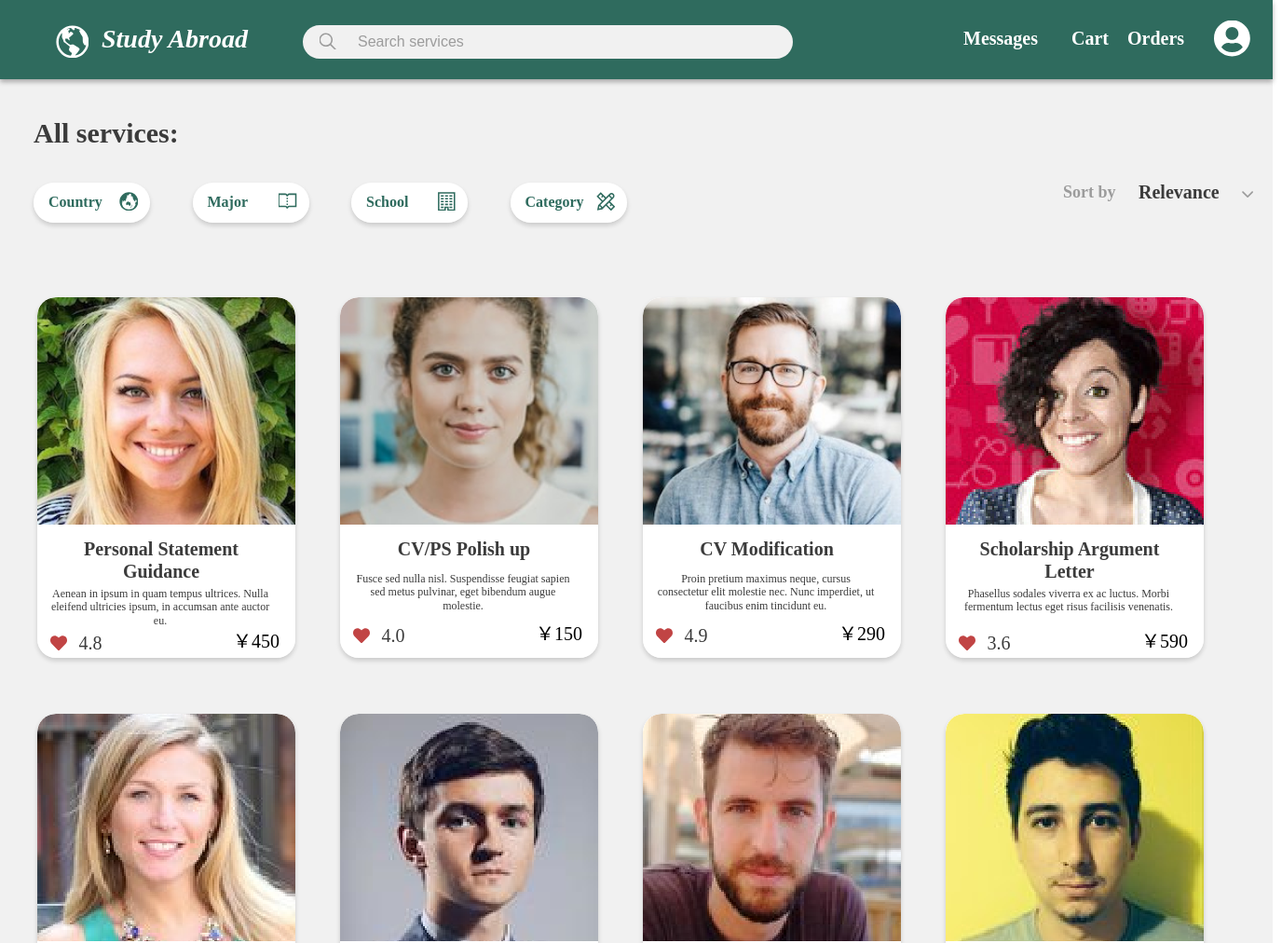
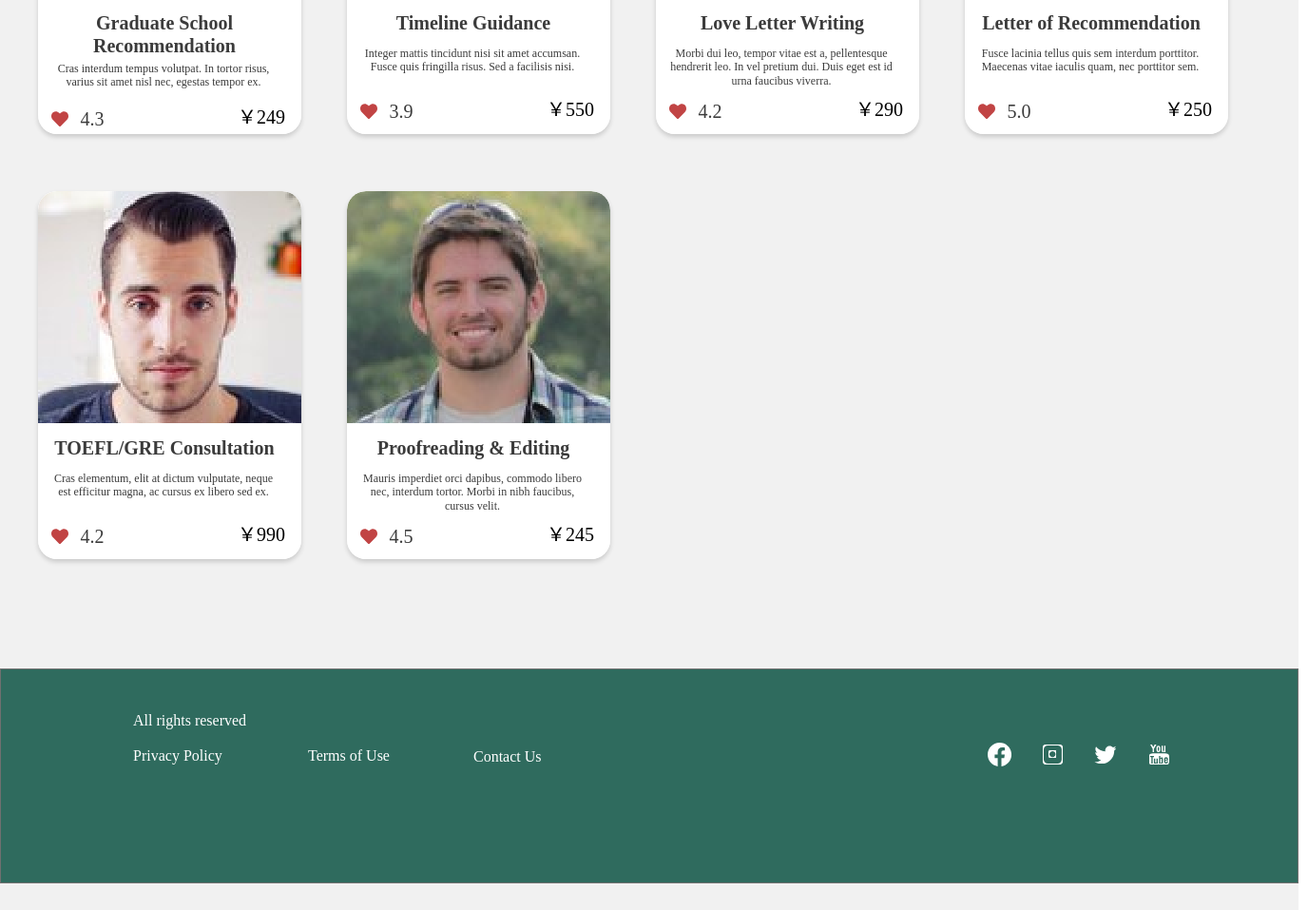
The app's page /Pages/Search_Page.php with its own data (2 pictures, top to bottom).
### tables this page shows
CREATE TABLE `service` (
  `id` int(100) NOT NULL,
  `cat_id` int(100) NOT NULL,
  `pro_rate` decimal(2,1) NOT NULL,
  `name` varchar(250) NOT NULL,
  `price` int(100) NOT NULL,
  `description` varchar(3000) NOT NULL,
  `image_path` varchar(300) NOT NULL,
  `seller_id` int(10) NOT NULL
);

### Pages/Search_Page.php (the view, shortened to what this page needs)
<?php
include("includes/db.php");
function getPro(){
    global $con;
    $get_pro = "";
    if(!isset($_GET['cat']) && !isset($_GET['brand']) && !isset($_GET['search'])) {
        $get_pro = "select * from service order by RAND()";
    } else if(isset($_GET['search'])){
        $search_query = $_GET['user_query'];
        $get_pro = "select * from service where name like '%$search_query%' order by RAND()";
    }
    $run_pro = mysqli_query($con,$get_pro);
    while($row_pro = mysqli_fetch_array($run_pro)){
        $pro_rate = $row_pro['pro_rate'];
        $pro_des = $row_pro['description'];
        $pro_title = $row_pro['name'];
        $pro_price = $row_pro['price'];
        $pro_image = $row_pro['image_path'];
        $service_id = $row_pro['id'];
        echo "
            <div class='e0j0xajd block'>
                <a href='Detail.php?id=$service_id' style='float: left'>
                    <img src='./images/$pro_image' class='e07p1abp' srcset='./images/$pro_image 1x'>
                </a>
                <div class='block e0ck0c4l'>
                    <p class='e05pfjis text'>$pro_title</p>
                    <p class='e0fyk908 text'>$pro_des</p>
                    <div class='e0db5s3r block'>
                        <div class='block e0e0t14n'><svg class='e0j8gg3j' viewBox='0 2 18 16' xmlns='http://www.w3.org/2000/svg'>
                                <path d='M 16.25198745727539 3.324594259262085 C 14.32546329498291 1.682828426361084 11.46028327941895 1.978135108947754 9.691959381103516 3.802709817886353 L 8.999393463134766 4.516368389129639 L 8.306828498840332 3.802709817886353 C 6.542019367218018 1.978135108947754 3.673326015472412 1.682828426361084 1.746800780296326 3.324594259262085 C -0.4609696269035339 5.208931446075439 -0.5769829750061035 8.590899467468262 1.398759961128235 10.63343524932861 L 8.201362609863281 17.65752410888672 C 8.640806198120117 18.11103248596191 9.354465484619141 18.11103248596191 9.793910980224609 17.65752410888672 L 16.59651184082031 10.63343715667725 C 18.57577323913574 8.590899467468262 18.45976448059082 5.208934307098389 16.25198745727539 3.324594259262085 Z' id='node-w0tw13' fill='rgb(193, 68, 68)' stroke='none'></path>
                            </svg>
                            <p class='e0xiuqug text'>$pro_rate</p>
                        </div>
                        <div class='block e0tf1t83'>
                            <p class='text e0xlortr'>￥</p>
                            <p class='text e026a44x'>$pro_price</p>
                        </div>
                    </div>
                </div>
            </div>
        ";
    }
}
?>
<!doctype html>
<html lang="en">
<head>
  <link rel="stylesheet" href="styles/reset.css">
  <link rel="stylesheet" href="styles/Search_Page.css">
</head>
<body>
  <div class="e0zm4k0j block">
      <nav class="e03944o1 block">
          <div class="block e0p8o6jb">
              <a href="Homepage.php" style="display: grid; grid-auto-flow: column">
                  <div class="e0lythul block"></div>
                  <p class="e0x0qwtw text">Study Abroad</p>
              </a>
              <div class="e0nirdj7 block">
                  <div class="e0fx3vqp text">
                      <form method="get">
                          <input type="text" class="input-box" name="user_query" placeholder="Search services">
                      </form>
                  </div>
              </div>
          </div>
          <div class="block e0u792m5">
              <a href="Message.php">
                  <p class="e0bnc0tx text">Messages</p>
              </a>
              <a href="Cart.php">
                  <p class="e04zk4oa text">Cart</p>
              </a>
              <a href="Orders.php">
                  <p class="e0i7k6at text">Orders</p>
              </a>
              <a  href="Profile.php">
              </a>
          </div>
      </nav>
        <?php
            if (!isset($_GET['search'])){
                echo "<p class='e0524ocf text'>All services:</p>";
            }else{
                $search_query = $_GET['user_query'];
                echo "<p class='e0524ocf text'>Results for \"$search_query\"</p>";
            }
        ?>
    <div class="e0uvjy1a block">
      <div class="block e0cct7hx">
        <a class="e0j6r5bb block" href=''>
          <p class="e05jq98t text">Country</p>
        </a>
        <a class="e0nhukd1 block" href=''>
          <p class="e0zgo1ba text">Major</p>
        </a>
        <a class="e0z2do17 block" href=''>
          <p class="e0xoiirv text">School</p>
        </a>
        <a class="e0h6333o block" href=''>
          <p class="e03co9k8 text">Category</p>
        </a>
      </div>
      <div class="block e0lxxouu">
        <p class="e0f7ccwq text">Sort by</p>
        <a class="e0nrl04h text" href="">Relevance</a>
        <div class="block e06buo68"></div>
      </div>
    </div>
        <div class="products_box">
            <?php getPro(); ?>
        </div>
    <div class="e07hpde8 block">
      <div class="e0ntqfc7 block">
        <p class="e0hm8so4 text">All rights reserved</p>
        <div class="e0wcm9s5 block">
          <p class="e0wr2x42 text">Privacy Policy</p>
          <p class="e07b7k0i text">Terms of Use</p>
        </div>
      </div>
      <p class="e0bw5x5c text">Contact Us</p>
      <div class="e0ekggms block">
        <div class="e0aik59c block"></div>
      </div>
    </div>
  </div>
</body>
</html>

### records on screen
service: image_path (picture), name "Personal Statement Guidance", description "Aenean in ipsum in quam tempus ultrices. Nulla eleifend ultricies ipsum, in accumsan ante auctor eu.", pro_rate "4.8", price "450"
service: image_path (picture), name "CV/PS Polish up", description "Fusce sed nulla nisl. Suspendisse feugiat sapien sed metus pulvinar, eget bibendum augue molestie.", pro_rate "4.0", price "150"
service: image_path (picture), name "CV Modification", description "Proin pretium maximus neque, cursus consectetur elit molestie nec. Nunc imperdiet, ut faucibus enim tincidunt eu.", pro_rate "4.9", price "290"
service: image_path (picture), name "Scholarship Argument Letter", description "Phasellus sodales viverra ex ac luctus. Morbi fermentum lectus eget risus facilisis venenatis.", pro_rate "3.6", price "590"
service: image_path (picture), name "Graduate School Recommendation", description "Cras interdum tempus volutpat. In tortor risus, varius sit amet nisl nec, egestas tempor ex.", pro_rate "4.3", price "249"
service: image_path (picture), name "Timeline Guidance", description "Integer mattis tincidunt nisi sit amet accumsan. Fusce quis fringilla risus. Sed a facilisis nisi.", pro_rate "3.9", price "550"
service: image_path (picture), name "Love Letter Writing", description "Morbi dui leo, tempor vitae est a, pellentesque hendrerit leo. In vel pretium dui. Duis eget est id urna faucibus viverra.", pro_rate "4.2", price "290"
service: image_path (picture), name "Letter of Recommendation", description "Fusce lacinia tellus quis sem interdum porttitor. Maecenas vitae iaculis quam, nec porttitor sem.", pro_rate "5.0", price "250"
service: image_path (picture), name "TOEFL/GRE Consultation", description "Cras elementum, elit at dictum vulputate, neque est efficitur magna, ac cursus ex libero sed ex.", pro_rate "4.2", price "990"
service: image_path (picture), name "Proofreading & Editing", description "Mauris imperdiet orci dapibus, commodo libero nec, interdum tortor. Morbi in nibh faucibus, cursus velit.", pro_rate "4.5", price "245"
